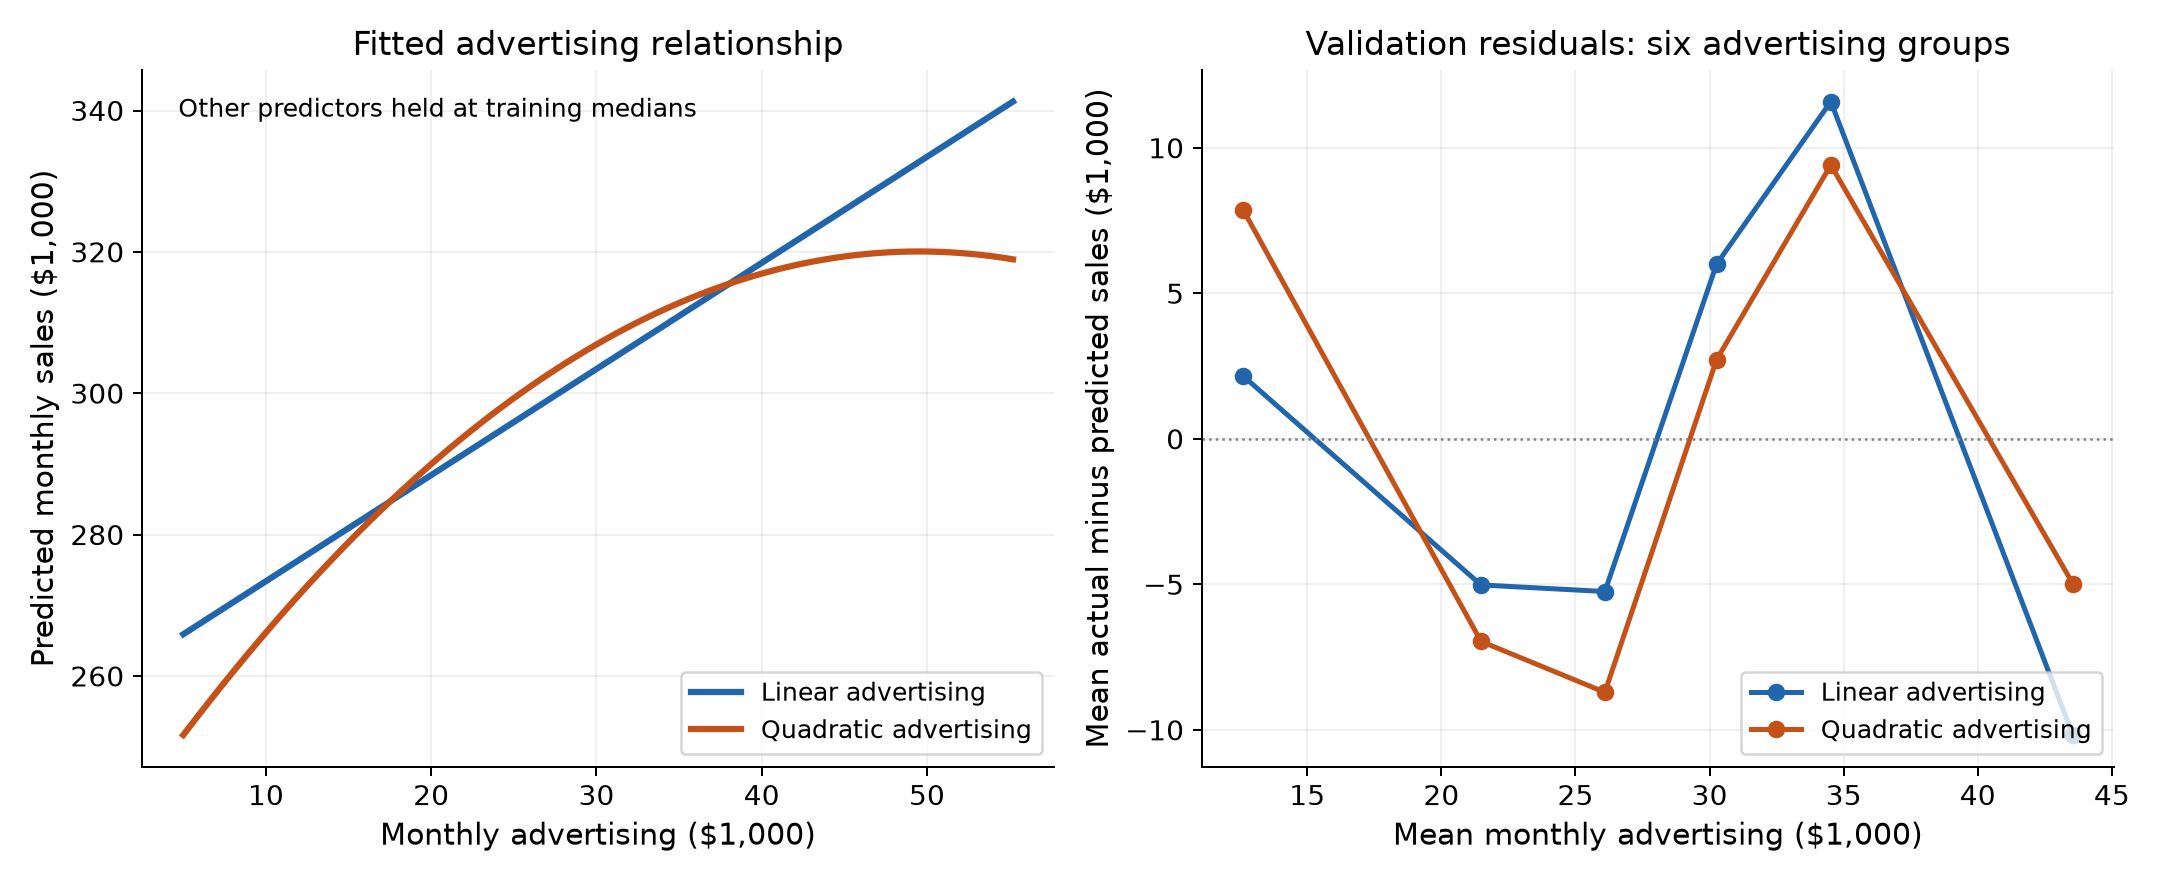

Generate this figure with Python:
from pathlib import Path
import os
os.environ['MPLCONFIGDIR'] = str(Path.cwd() / '.mplcache')
import matplotlib
matplotlib.use('Agg')
import matplotlib.pyplot as plt
import numpy as np
import pandas as pd
import json
from sklearn.model_selection import KFold
from sklearn.pipeline import make_pipeline
from sklearn.preprocessing import StandardScaler
from sklearn.linear_model import LinearRegression

raw = pd.read_csv('store_sales_01_data.csv')
d = raw.loc[raw['split'].eq('training')].reset_index(drop=True)
cols = ['size_sqft', 'advertising_thousand_usd_month', 'staff_count',
        'area_household_income_thousand_usd_year', 'nearby_competitor_count']
X = d[cols].to_numpy()
y = d['sales_thousand_usd_month'].to_numpy()
# Center at a fixed $28,000/month so no full-data preprocessing enters CV.
def features(x, curved):
    z = x.copy()
    z[:, 1] -= 28
    return np.column_stack([z, z[:, 1]**2]) if curved else z
splits = list(KFold(n_splits=5, shuffle=True, random_state=403118).split(X))
fold_id = np.zeros(len(d), dtype=int)
for k, (_, va) in enumerate(splits, 1):
    fold_id[va] = k
pd.DataFrame({'store_id': d.store_id, 'validation_fold':fold_id}).to_csv('store_sales_02_shared_five_folds.csv', index=False)
rows, predictions, models = [], {}, {}
for name, curved in [('Linear advertising', False), ('Quadratic advertising', True)]:
    design = features(X, curved)
    oof = np.empty(len(y))
    for k, (tr, va) in enumerate(splits, 1):
        model = make_pipeline(StandardScaler(), LinearRegression())
        model.fit(design[tr], y[tr])
        oof[va] = model.predict(design[va])
        rows.append({'model':name, 'fold':k, 'validation_rmse':float(np.sqrt(np.mean((y[va]-oof[va])**2)))})
    model = make_pipeline(StandardScaler(), LinearRegression()).fit(design, y)
    predictions[name] = oof
    models[name] = model
    rows.append({'model':name, 'fold':'pooled', 'validation_rmse':float(np.sqrt(np.mean((y-oof)**2))),
                 'training_rmse':float(np.sqrt(np.mean((y-model.predict(design))**2)))})
results = pd.DataFrame(rows)
results.to_csv('store_sales_02_curvature_metrics.csv', index=False)
out = pd.DataFrame({'store_id':d.store_id, 'fold':fold_id, 'advertising':X[:,1], 'actual_sales':y})
for name, pred in predictions.items(): out[name] = pred
out.to_csv('store_sales_02_validation_predictions.csv', index=False)
coef_model = models['Quadratic advertising']
coef = coef_model[-1].coef_ / coef_model[0].scale_
intercept = coef_model[-1].intercept_ - coef @ coef_model[0].mean_
summary = {'quadratic_coefficients':dict(zip(cols + ['centered_advertising_squared'], coef.tolist())),
           'intercept':float(intercept), 'advertising_center':28,
           'validation_rmse_reduction_percent':float(100*(1-np.sqrt(np.mean((y-predictions['Quadratic advertising'])**2))/np.sqrt(np.mean((y-predictions['Linear advertising'])**2)))),
           'test_evaluated':False}
Path('store_sales_02_curvature_results.json').write_text(json.dumps(summary, indent=2))
plt.rcParams.update({'font.size':11, 'axes.labelsize':12, 'axes.titlesize':13})
fig, axes = plt.subplots(1,2,figsize=(12,4.9))
grid = np.linspace(X[:,1].min(), X[:,1].max(), 160)
reference = np.tile(np.median(X, axis=0), (len(grid),1))
reference[:,1] = grid
colors = ['#2166ac','#c45118']
for (name, curved), color in zip([('Linear advertising',False),('Quadratic advertising',True)], colors):
    axes[0].plot(grid, models[name].predict(features(reference,curved)), label=name, color=color, lw=2.5)
    bins = pd.qcut(X[:,1], 6, labels=False, duplicates='drop')
    r = pd.DataFrame({'ad':X[:,1], 'residual':y-predictions[name], 'bin':bins}).groupby('bin').mean()
    axes[1].plot(r.ad, r.residual, 'o-', color=color, lw=2, label=name)
axes[0].set(title='Fitted advertising relationship', xlabel='Monthly advertising ($1,000)', ylabel='Predicted monthly sales ($1,000)')
axes[0].text(.04,.96,'Other predictors held at training medians',transform=axes[0].transAxes,va='top',fontsize=10)
axes[1].axhline(0,color='gray',lw=1,ls=':')
axes[1].set(title='Validation residuals: six advertising groups',xlabel='Mean monthly advertising ($1,000)',ylabel='Mean actual minus predicted sales ($1,000)')
for ax in axes:
    ax.grid(alpha=.2)
    ax.spines[['top','right']].set_visible(False)
    ax.legend(loc='lower right', fontsize=10)
fig.tight_layout()
fig.savefig('store_sales_02_advertising_curvature.png', dpi=180)
print(results.to_string(index=False))
print(json.dumps(summary, indent=2))
